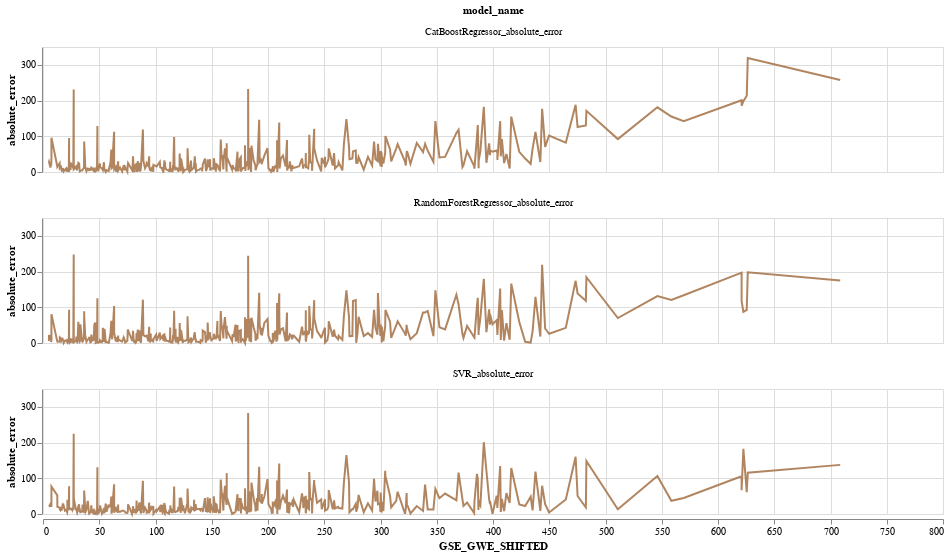

Notebook code for this chart:
### Markdown cell above
### Mean absolute error by target (Groundwater depth value)

### Code cell
model_name_list = [
    "CatBoostRegressor_absolute_error",
    "SVR_absolute_error",
    "RandomForestRegressor_absolute_error",
]
chart_model_error_by_depth(error_df, model_name_list)

### Figure 1 — Vega-Lite specification as saved in the notebook (floating-point values rounded to 4 significant figures; data arrays with more than 128 entries replaced by an {"elided": "..."} marker saying what was removed)
{"config": {"view": {"continuousWidth": 400, "continuousHeight": 300}}, "data": {"name": "data-63ec8b0ff05a43ed6f4e8e27f658dfec"}, "facet": {"field": "model_name", "type": "nominal"}, "spec": {"mark": {"type": "line", "color": "#A9784F", "opacity": 0.9}, "encoding": {"tooltip": [{"field": "model_name", "type": "nominal"}, {"field": "absolute_error", "type": "quantitative"}, {"field": "TOWNSHIP_RANGE", "type": "nominal"}], "x": {"field": "GSE_GWE_SHIFTED", "type": "quantitative"}, "y": {"field": "absolute_error", "type": "quantitative"}}, "height": 125, "title": "Error distribution by model", "width": 900}, "columns": 1, "$schema": "https://vega.github.io/schema/vega-lite/v4.17.0.json", "datasets": {"data-63ec8b0ff05a43ed6f4e8e27f658dfec": {"elided": "1434 records"}}}
